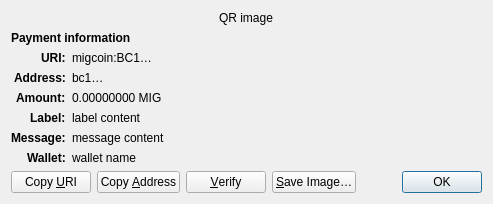
<?xml version="1.0" encoding="UTF-8"?>
<ui version="4.0">
 <class>ReceiveRequestDialog</class>
 <widget class="QDialog" name="ReceiveRequestDialog">
  <property name="geometry">
   <rect>
    <x>0</x>
    <y>0</y>
    <width>413</width>
    <height>229</height>
   </rect>
  </property>
  <property name="windowTitle">
   <string>Request payment to …</string>
  </property>
  <layout class="QGridLayout" name="gridLayout" columnstretch="0,1">
   <property name="sizeConstraint">
    <enum>QLayout::SetFixedSize</enum>
   </property>
   <item row="0" column="0" colspan="2" alignment="Qt::AlignHCenter">
    <widget class="QRImageWidget" name="qr_code">
     <property name="text">
      <string notr="true">QR image</string>
     </property>
     <property name="textInteractionFlags">
      <set>Qt::NoTextInteraction</set>
     </property>
    </widget>
   </item>
   <item row="1" column="0" colspan="2">
    <widget class="QLabel" name="payment_header">
     <property name="font">
      <font>
       <weight>75</weight>
       <bold>true</bold>
      </font>
     </property>
     <property name="text">
      <string>Payment information</string>
     </property>
     <property name="textInteractionFlags">
      <set>Qt::NoTextInteraction</set>
     </property>
    </widget>
   </item>
   <item row="2" column="0" alignment="Qt::AlignRight|Qt::AlignTop">
    <widget class="QLabel" name="uri_tag">
     <property name="font">
      <font>
       <weight>75</weight>
       <bold>true</bold>
      </font>
     </property>
     <property name="text">
      <string notr="true">URI:</string>
     </property>
     <property name="textFormat">
      <enum>Qt::PlainText</enum>
     </property>
     <property name="textInteractionFlags">
      <set>Qt::NoTextInteraction</set>
     </property>
    </widget>
   </item>
   <item row="2" column="1" alignment="Qt::AlignTop">
    <widget class="QLabel" name="uri_content">
     <property name="text">
      <string notr="true">migcoin:BC1…</string>
     </property>
     <property name="textFormat">
      <enum>Qt::RichText</enum>
     </property>
     <property name="wordWrap">
      <bool>true</bool>
     </property>
     <property name="textInteractionFlags">
      <set>Qt::TextSelectableByMouse</set>
     </property>
    </widget>
   </item>
   <item row="3" column="0" alignment="Qt::AlignRight|Qt::AlignTop">
    <widget class="QLabel" name="address_tag">
     <property name="font">
      <font>
       <weight>75</weight>
       <bold>true</bold>
      </font>
     </property>
     <property name="text">
      <string>Address:</string>
     </property>
     <property name="textInteractionFlags">
      <set>Qt::NoTextInteraction</set>
     </property>
    </widget>
   </item>
   <item row="3" column="1" alignment="Qt::AlignTop">
    <widget class="QLabel" name="address_content">
     <property name="text">
      <string notr="true">bc1…</string>
     </property>
     <property name="textFormat">
      <enum>Qt::PlainText</enum>
     </property>
     <property name="textInteractionFlags">
      <set>Qt::TextSelectableByMouse</set>
     </property>
    </widget>
   </item>
   <item row="4" column="0" alignment="Qt::AlignRight|Qt::AlignTop">
    <widget class="QLabel" name="amount_tag">
     <property name="font">
      <font>
       <weight>75</weight>
       <bold>true</bold>
      </font>
     </property>
     <property name="text">
      <string>Amount:</string>
     </property>
     <property name="textInteractionFlags">
      <set>Qt::NoTextInteraction</set>
     </property>
    </widget>
   </item>
   <item row="4" column="1" alignment="Qt::AlignTop">
    <widget class="QLabel" name="amount_content">
     <property name="text">
      <string notr="true">0.00000000 MIG</string>
     </property>
     <property name="textFormat">
      <enum>Qt::PlainText</enum>
     </property>
     <property name="textInteractionFlags">
      <set>Qt::TextSelectableByMouse</set>
     </property>
    </widget>
   </item>
   <item row="5" column="0" alignment="Qt::AlignRight|Qt::AlignTop">
    <widget class="QLabel" name="label_tag">
     <property name="font">
      <font>
       <weight>75</weight>
       <bold>true</bold>
      </font>
     </property>
     <property name="text">
      <string>Label:</string>
     </property>
     <property name="textInteractionFlags">
      <set>Qt::NoTextInteraction</set>
     </property>
    </widget>
   </item>
   <item row="5" column="1" alignment="Qt::AlignTop">
    <widget class="QLabel" name="label_content">
     <property name="text">
      <string notr="true">label content</string>
     </property>
     <property name="textFormat">
      <enum>Qt::PlainText</enum>
     </property>
     <property name="wordWrap">
      <bool>true</bool>
     </property>
     <property name="textInteractionFlags">
      <set>Qt::TextSelectableByMouse</set>
     </property>
    </widget>
   </item>
   <item row="6" column="0" alignment="Qt::AlignRight|Qt::AlignTop">
    <widget class="QLabel" name="message_tag">
     <property name="font">
      <font>
       <weight>75</weight>
       <bold>true</bold>
      </font>
     </property>
     <property name="text">
      <string>Message:</string>
     </property>
     <property name="textInteractionFlags">
      <set>Qt::NoTextInteraction</set>
     </property>
    </widget>
   </item>
   <item row="6" column="1" alignment="Qt::AlignTop">
    <widget class="QLabel" name="message_content">
     <property name="text">
      <string notr="true">message content</string>
     </property>
     <property name="textFormat">
      <enum>Qt::PlainText</enum>
     </property>
     <property name="wordWrap">
      <bool>true</bool>
     </property>
     <property name="textInteractionFlags">
      <set>Qt::TextSelectableByMouse</set>
     </property>
    </widget>
   </item>
   <item row="7" column="0" alignment="Qt::AlignRight|Qt::AlignTop">
    <widget class="QLabel" name="wallet_tag">
     <property name="font">
      <font>
       <weight>75</weight>
       <bold>true</bold>
      </font>
     </property>
     <property name="text">
      <string>Wallet:</string>
     </property>
     <property name="textInteractionFlags">
      <set>Qt::NoTextInteraction</set>
     </property>
    </widget>
   </item>
   <item row="7" column="1" alignment="Qt::AlignTop">
    <widget class="QLabel" name="wallet_content">
     <property name="text">
      <string notr="true">wallet name</string>
     </property>
     <property name="textFormat">
      <enum>Qt::PlainText</enum>
     </property>
     <property name="wordWrap">
      <bool>true</bool>
     </property>
     <property name="textInteractionFlags">
      <set>Qt::TextSelectableByMouse</set>
     </property>
    </widget>
   </item>
   <item row="8" column="0" colspan="2">
    <layout class="QHBoxLayout" name="horizontalLayout">
     <item>
      <widget class="QPushButton" name="btnCopyURI">
       <property name="text">
        <string>Copy &amp;URI</string>
       </property>
       <property name="autoDefault">
        <bool>false</bool>
       </property>
      </widget>
     </item>
     <item>
      <widget class="QPushButton" name="btnCopyAddress">
       <property name="text">
        <string>Copy &amp;Address</string>
       </property>
       <property name="autoDefault">
        <bool>false</bool>
       </property>
      </widget>
     </item>
     <item>
      <widget class="QPushButton" name="btnVerify">
       <property name="text">
        <string>&amp;Verify</string>
       </property>
       <property name="toolTip">
        <string>Verify this address on e.g. a hardware wallet screen</string>
       </property>
       <property name="autoDefault">
        <bool>false</bool>
       </property>
      </widget>
     </item>
     <item>
      <widget class="QPushButton" name="btnSaveAs">
       <property name="text">
        <string>&amp;Save Image…</string>
       </property>
       <property name="autoDefault">
        <bool>false</bool>
       </property>
      </widget>
     </item>
     <item>
      <spacer name="horizontalSpacer_2">
       <property name="orientation">
        <enum>Qt::Horizontal</enum>
       </property>
       <property name="sizeHint" stdset="0">
        <size>
         <width>40</width>
         <height>20</height>
        </size>
       </property>
      </spacer>
     </item>
     <item>
      <widget class="QDialogButtonBox" name="buttonBox">
       <property name="focusPolicy">
        <enum>Qt::StrongFocus</enum>
       </property>
       <property name="standardButtons">
        <set>QDialogButtonBox::Ok</set>
       </property>
      </widget>
     </item>
    </layout>
   </item>
  </layout>
 </widget>
 <customwidgets>
  <customwidget>
   <class>QRImageWidget</class>
   <extends>QLabel</extends>
   <header>qt/qrimagewidget.h</header>
  </customwidget>
 </customwidgets>
 <tabstops>
  <tabstop>buttonBox</tabstop>
  <tabstop>btnCopyURI</tabstop>
  <tabstop>btnCopyAddress</tabstop>
  <tabstop>btnSaveAs</tabstop>
 </tabstops>
 <resources/>
 <connections>
  <connection>
   <sender>buttonBox</sender>
   <signal>accepted()</signal>
   <receiver>ReceiveRequestDialog</receiver>
   <slot>accept()</slot>
   <hints>
    <hint type="sourcelabel">
     <x>135</x>
     <y>230</y>
    </hint>
    <hint type="destinationlabel">
     <x>135</x>
     <y>126</y>
    </hint>
   </hints>
  </connection>
 </connections>
</ui>
